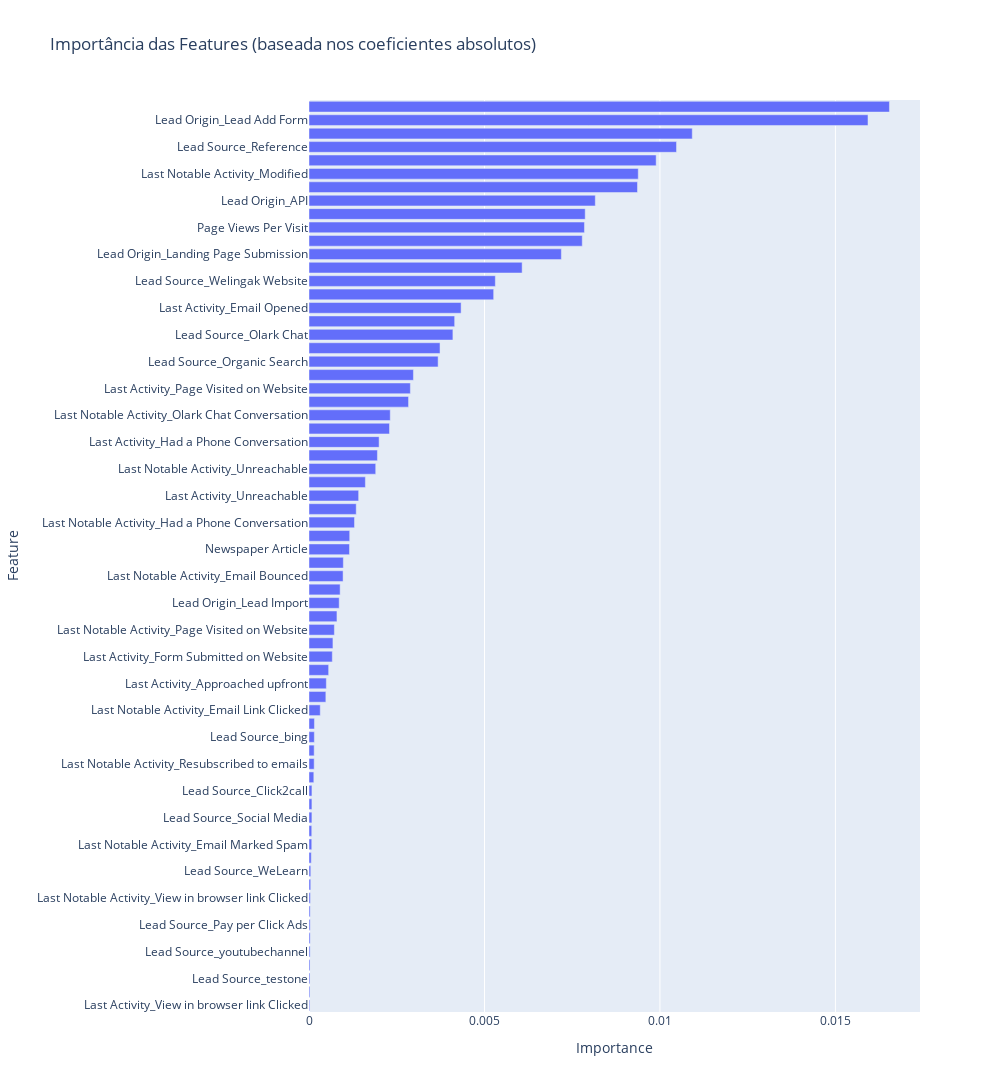

Write notebook code for a chart like this one.
### Code cell
# Plotar o gráfico de importância
fig = px.bar(df_feature_importances,
    x='Importance',
    y='Feature',
    orientation='h',
    title='Importância das Features (baseada nos coeficientes absolutos)'
)

fig.update_layout(height=1280, width=1000, yaxis={'categoryorder': 'total ascending'})

fig.show()

### Figure 1 — Plotly figure (JSON) as saved in the notebook; plotly's stock layout.template omitted (floating-point values rounded to 4 significant figures)
{"data": [{"hovertemplate": "Importance=%{x}<br>Feature=%{y}<extra></extra>", "legendgroup": "", "marker": {"color": "#636efa", "pattern": {"shape": ""}}, "name": "", "orientation": "h", "showlegend": false, "textposition": "auto", "type": "bar", "x": [2.3e-05, 2.589e-05, 2.773e-05, 2.906e-05, 3.191e-05, 3.318e-05, 3.323e-05, 3.362e-05, 3.944e-05, 4.93e-05, 5.049e-05, 6.437e-05, 7.83e-05, 7.83e-05, 8.28e-05, 8.327e-05, 8.39e-05, 0.0001374, 0.0001474, 0.0001474, 0.0001522, 0.000155, 0.0003206, 0.0004802, 0.0004941, 0.00056, 0.0006641, 0.000682, 0.0007233, 0.0007963, 0.0008603, 0.0008873, 0.0009711, 0.0009784, 0.001153, 0.00116, 0.001297, 0.001346, 0.001415, 0.001607, 0.001901, 0.00195, 0.001997, 0.002294, 0.002315, 0.002836, 0.002888, 0.002976, 0.003679, 0.003734, 0.0041, 0.00415, 0.004334, 0.005262, 0.005309, 0.006073, 0.007191, 0.007786, 0.007849, 0.00787, 0.008158, 0.00936, 0.009382, 0.009892, 0.01047, 0.01092, 0.01593, 0.01654], "xaxis": "x", "y": ["Last Activity_View in browser link Clicked", "Lead Source_Live Chat", "Lead Source_testone", "Last Activity_Visited Booth in Tradeshow", "Lead Source_youtubechannel", "Last Notable Activity_Form Submitted on Website", "Lead Source_Pay per Click Ads", "Lead Source_welearnblog_Home", "Last Notable Activity_View in browser link Clicked", "Lead Source_NC_EDM", "Lead Source_WeLearn", "Last Notable Activity_Approached upfront", "Last Notable Activity_Email Marked Spam", "Last Activity_Email Marked Spam", "Lead Source_Social Media", "Last Notable Activity_Email Received", "Lead Source_Click2call", "Lead Source_blog", "Last Notable Activity_Resubscribed to emails", "Last Activity_Resubscribed to emails", "Lead Source_bing", "Last Activity_Email Received", "Last Notable Activity_Email Link Clicked", "Digital Advertisement", "Last Activity_Approached upfront", "Last Notable Activity_Unsubscribed", "Last Activity_Form Submitted on Website", "Last Activity_Unsubscribed", "Last Notable Activity_Page Visited on Website", "Last Activity_Email Link Clicked", "Lead Origin_Lead Import", "Search", "Last Notable Activity_Email Bounced", "Lead Source_Facebook", "Newspaper Article", "Through Recommendations", "Last Notable Activity_Had a Phone Conversation", "Lead Source_Referral Sites", "Last Activity_Unreachable", "Newspaper", "Last Notable Activity_Unreachable", "X Education Forums", "Last Activity_Had a Phone Conversation", "Do Not Call", "Last Notable Activity_Olark Chat Conversation", "Last Activity_Email Bounced", "Last Activity_Page Visited on Website", "Last Notable Activity_Email Opened", "Lead Source_Organic Search", "Lead Source_Google", "Lead Source_Olark Chat", "Last Activity_Converted to Lead", "Last Activity_Email Opened", "TotalVisits", "Lead Source_Welingak Website", "Lead Source_Direct Traffic", "Lead Origin_Landing Page Submission", "A free copy of Mastering The Interview", "Page Views Per Visit", "Do Not Email", "Lead Origin_API", "Last Activity_Olark Chat Conversation", "Last Notable Activity_Modified", "Last Notable Activity_SMS Sent", "Lead Source_Reference", "Last Activity_SMS Sent", "Lead Origin_Lead Add Form", "Total Time Spent on Website"], "yaxis": "y"}], "layout": {"barmode": "relative", "height": 1280, "legend": {"tracegroupgap": 0}, "title": {"text": "Importância das Features (baseada nos coeficientes absolutos)"}, "width": 1000, "xaxis": {"anchor": "y", "domain": [0, 1], "title": {"text": "Importance"}}, "yaxis": {"anchor": "x", "categoryorder": "total ascending", "domain": [0, 1], "title": {"text": "Feature"}}}}
